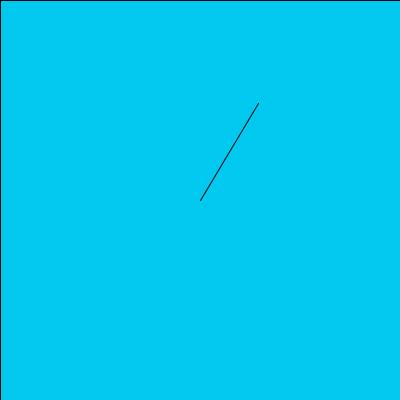
Frame 1 (no input)
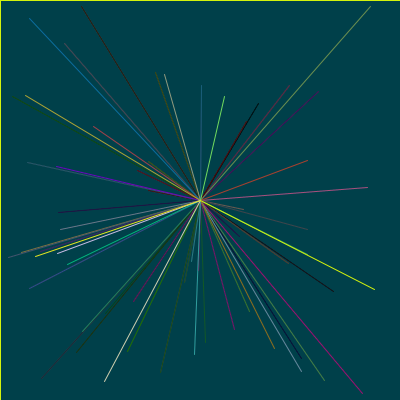
Frame 60 (the mouse pressed at the canvas centre just before this capture)
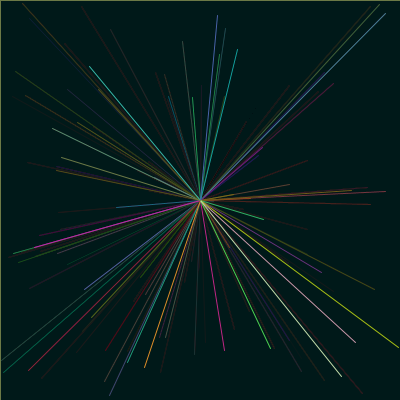
Frame 120 (the mouse held since frame 60 and released just before this capture)

The Processing sketch that drew these frames (run headless with seeded random() and noise(); from frame 60 on, the mouse is pressed at the canvas centre):

// Processing sketch: processing_176067
// ── processing_176067.pde

float starX=200;
float starY=200;

float r = 0;
void setup() {
  //this is the size of the screen and controls the randomness of the background colour
  size (400,400);
 // background() erases the screen with a color
  background(0, 204, 244);
}

void draw() {
  //this renews the black backgroud
  fill(0, 5);
  rect(0, 0, width, height);
 //this controls the colour of the lines
  line((starX), (starY), random (400), random (400));
 //this is the colour of the lines 
 stroke(random (255), random(255), random (255)); // R, G, B
 //this section enables the clicking controling the location of the center of the lines
  translate(mouseX, mouseY);
if (mousePressed == true){
starX= mouseX;
starY= mouseY;

}
}
